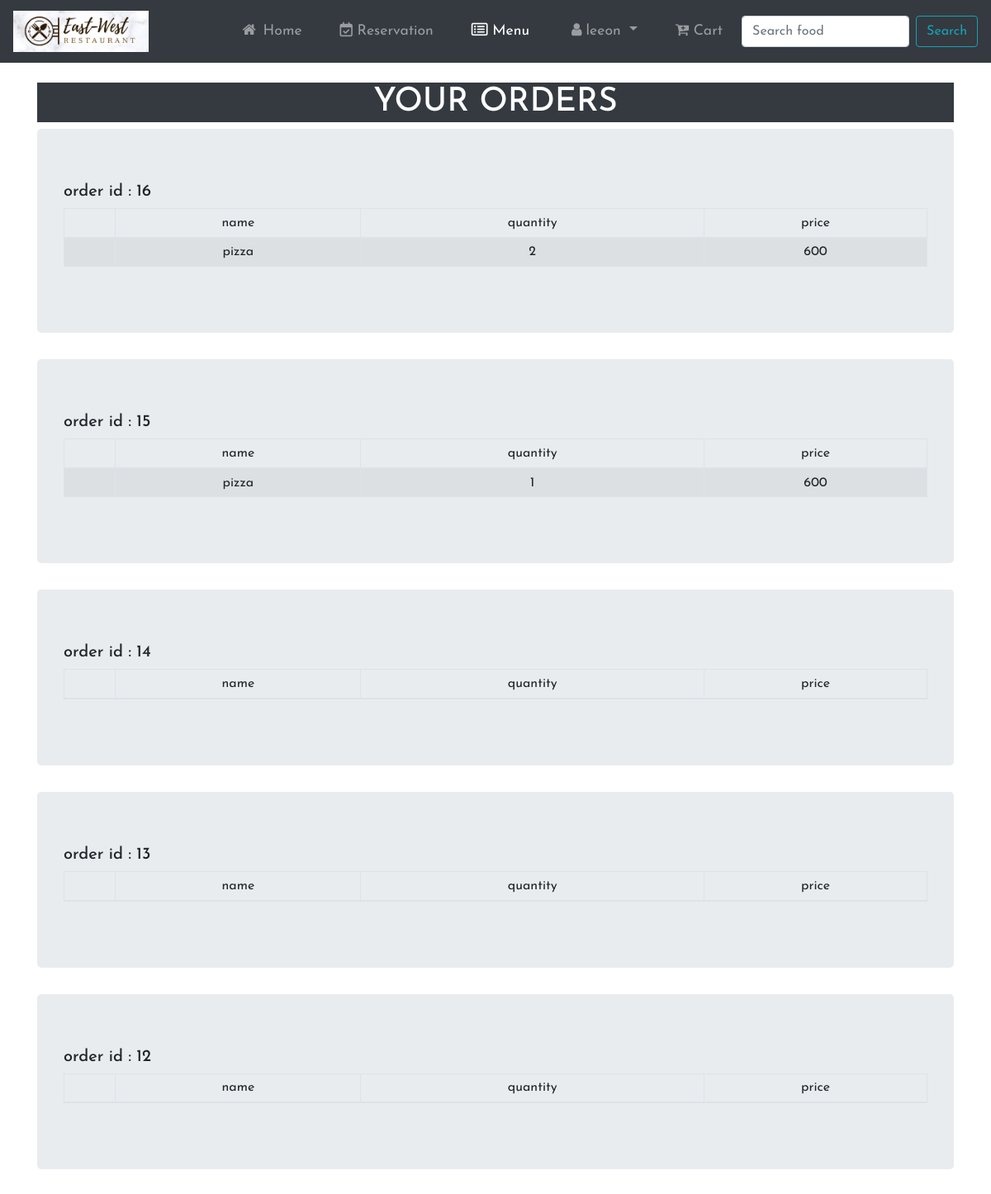
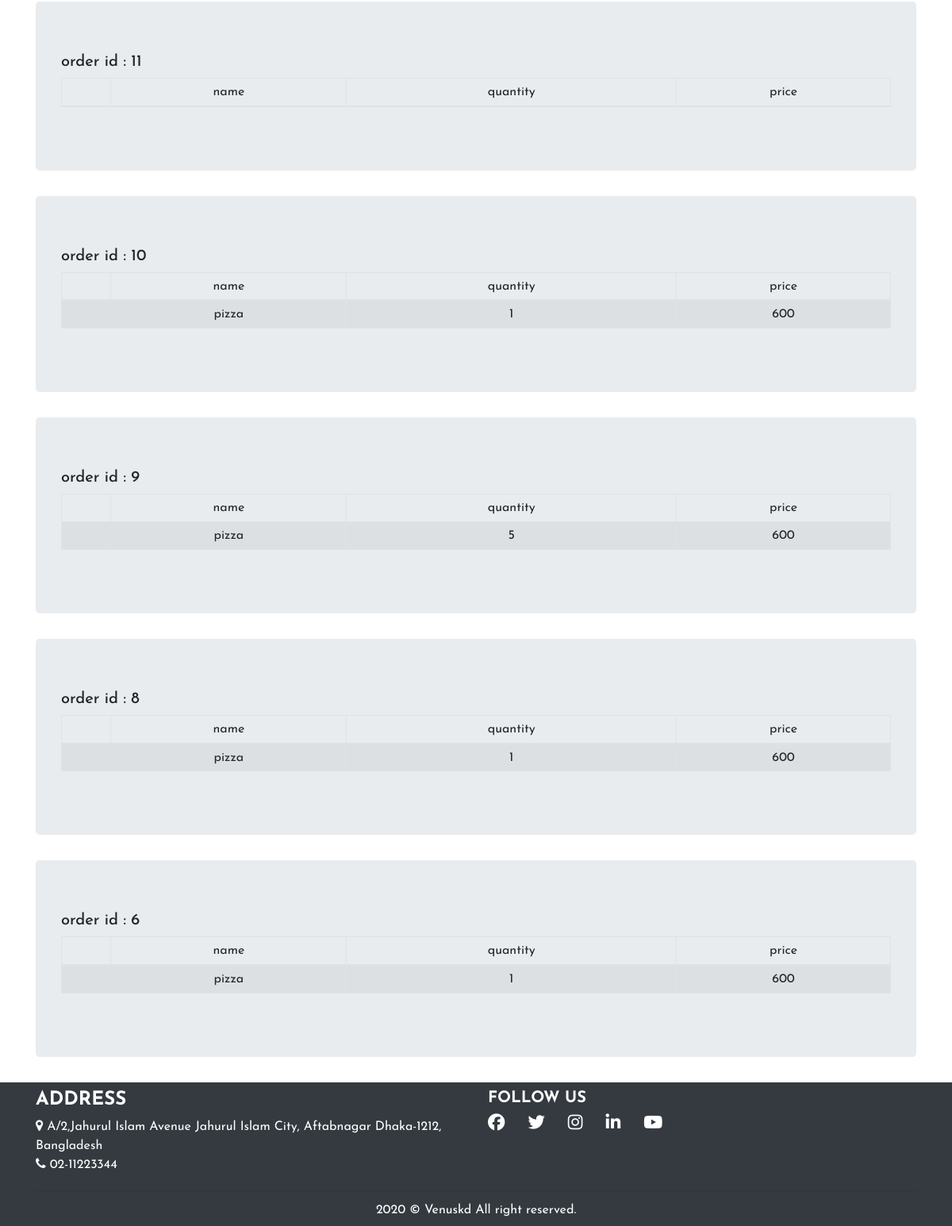
The app's page /orders.php (signed in) with its own data (2 pictures, top to bottom).
### tables this page shows
CREATE TABLE `orderstable` (
  `id` int(11) NOT NULL,
  `total_price` float DEFAULT NULL,
  `u_id` int(11) NOT NULL
);

CREATE TABLE `orderitem` (
  `id` int(11) NOT NULL,
  `food_id` int(11) DEFAULT NULL,
  `price` float DEFAULT NULL,
  `quantity` int(11) NOT NULL,
  `orders_id` int(11) NOT NULL,
  `u_id` int(11) DEFAULT NULL
);

CREATE TABLE `food` (
  `food_id` int(255) NOT NULL,
  `foodname` varchar(255) NOT NULL,
  `foodtype` varchar(255) NOT NULL,
  `description` text NOT NULL,
  `price` int(255) NOT NULL,
  `availability` varchar(255) NOT NULL
);

### orders.php (the view, shortened to what this page needs)
<!DOCTYPE html>
<html lang="en">
	<head>
		<?php include'common/header.php';?>
	</head>
	<body>
		<div>
			<header>
				<nav class="navbar navbar-expand-lg navbar-dark bg-dark">
					<a class="navbar-brand" href="index.php">
						<img class="toplogo" src="img/East-West.png" alt="nav-logo">
					</a>
					<div class="collapse navbar-collapse" id="navbarSupportedContent">
						<ul class="nav navbar-nav ml-auto">
							<li class="nav-item">
								<a class="nav-link" href="index.php"><i class="fa fa-fw fa-home"></i> Home</a>
							</li>
							<li class="nav-item">
								<a class="nav-link" href="reservation.php"><i class="fa fa-calendar-check-o"></i> Reservation</a>
							</li>
							<li class="nav-item active">
								<a class="nav-link" href="menu.php"><i class="fa fa-list-alt"></i> Menu<span class="sr-only">(current)</span></a>
							</li>
							<li class="nav-item dropdown">
								<a class="nav-link dropdown-toggle" href="#" id="navbarDropdown" role="button" data-toggle="dropdown" aria-haspopup="true" aria-expanded="false"><i class="fa fa-fw fa-user"></i><?php echo $_SESSION['username'];?> </a>
							</li>
							<li class="nav-item">
								<a class="nav-link" href="./cartDispaly.php" ><i class="fa fa-cart-plus"></i> <spam id="cart">Cart</spam></a>
							</li>
						</ul>
						<form class="form-inline my-2 my-lg-0">
							<input class="form-control mr-sm-2" type="search" placeholder="Search food" aria-label="Search">
							<button class="btn btn-outline-info my-2 my-sm-0" type="submit"><span class="colorchange">Search</span></button>
						</form>
					</div>
				</nav>
			</header>
		</div>
			<br>
			<div class="container">
				<h1 class="text-white bg-dark text-uppercase text-center">your orders</h1>
                        <?php
                        function fetch_data($sql) {
                            $result = $GLOBALS['con']->query($sql);
                            if ($result->num_rows > 0) {
                                $data = mysqli_fetch_all($result,MYSQLI_ASSOC);
                                return $data;
                            }else{
                              return  array( );
                            }
                          }
                        $sql ="SELECT * FROM `orderstable` WHERE u_id='".$_SESSION['customer_id']."' ORDER BY id DESC";
                        $data=fetch_data($sql);
                        for ($i=0; $i < count($data); $i++) {
                        ?>
                        <div class="containser">
                            <div class ='jumbotron'>
                            <h5>order id : <?=$data[$i]['id']?></h5>
                                <table class="table table-bordered table-striped text-center table-hover table-sm">
                                <thead>
                                <th>
                                <td>name</td>
                                <td>quantity</td>
                                <td>price</td>
                                </th>
                                </thead>
                                    <tbody>
                                    <?php
                                    $sql="SELECT * FROM `orderitem` WHERE orders_id='".$data[$i]['id']."' ";
                                    $orders_items=fetch_data($sql);
                                    for ($j=0; $j < count($orders_items); $j++) {
                                        $sql="SELECT foodname FROM `food` WHERE food_id=".$orders_items[$j]['food_id'];
                                        $food_name=fetch_data($sql)[0]['foodname'];
                                    ?>
                                        <tr>
                                            <td></td>
                                            <td><?=$food_name;?></td>
                                            <td><?=$orders_items[$j]['quantity'];?></td>
                                            <td><?=$orders_items[$j]['price'];?></td>
                                        </tr>
                                    <?php } ?>
                                    </tbody>
                                </table>
                            </div>
                        </div>
                        <?php }?>
			</div>
		<?php include'common/footer.php'; ?>
	</body>
</html>

### common/header.php (shortened to what this page needs)
<!DOCTYPE html>
<html>
	<body>
		<link rel="stylesheet" type="text/css" href="css/style.css">
		<link rel="stylesheet" href="https://maxcdn.bootstrapcdn.com/bootstrap/4.4.1/css/bootstrap.min.css">
		<link rel="stylesheet" href="https://cdnjs.cloudflare.com/ajax/libs/font-awesome/4.7.0/css/font-awesome.min.css">
	</body>
</html>

### common/footer.php (shortened to what this page needs)
<!DOCTYPE html>
<html>
	<body>
		<section>
			<footer class="page-footer font-small pt-2 bg-dark text-white">
				<div class="container text-center text-md-left">
					<div class="row">
						<div class="col-md-6 mt-md-0 mt-3">
							<h4 class="text-uppercase font-weight-bold">Address</h4>
							<p><i class="fa fa-map-marker" aria-hidden="true"></i>
								A/2,Jahurul Islam Avenue
								Jahurul Islam City, Aftabnagar
								Dhaka-1212, Bangladesh
								<br>
								<i class="fa fa-phone" aria-hidden="true"></i> 02-11223344
							</p>
						</div>
						<div class="col-md-6 mb-md-0 mb-3">
							<h5 class="text-uppercase font-weight-bold">Follow Us</h5>
							<ul class="list-unstyled list-inline text-md-left">
								<li class="list-inline-item">
									<a class="fb-ic mr-3" role="button"><i class="fab fa-lg fa-facebook-f"></i></a>
								</li>
								<li class="list-inline-item">
									<a class="tw-ic mr-3" role="button"><i class="fab fa-lg fa-twitter"></i></a>
								</li>
								<li class="list-inline-item">
									<a class="ins-ic mr-3" role="button"><i class="fab fa-lg fa-instagram"></i></a>
								</li>
								<li class="list-inline-item">
									<a class="li-ic mr-3" role="button"><i class="fab fa-lg fa-linkedin-in"></i></a>
								</li>
								<li class="list-inline-item">
									<a class="yt-ic mr-3" role="button"><i class="fab fa-lg fa-youtube"></i></a>
								</li>
							</ul>
						</div>
					</div>
					<hr class="my-1">
					<div class="footer-copyright text-center py-2 bg-dark"><span class="colorchange">2020 © Venuskd All right reserved.</span></div>
				</div>
			</footer>
		</section>
	</body>
</html>

### css/style.css (style rules this page uses)
.toplogo { height: 50px; width:auto; }
* { margin: 0px; padding: 0px; box-sizing:border-box; font-family: Optima, sans-serif; font-family: 'Josefin Sans', sans-serif; }
.navbar-nav > li { padding-left:15px; padding-right:15px; }
.nav a { font-size: 1.1em !important; }
.colorchange { animation: colorchange .8s infinite; }

### records on screen
orderstable: id "16"
orderitem: food.foodname "pizza", quantity "2", price "600"
orderstable: id "15"
orderitem: food.foodname "pizza", quantity "1", price "600"
orderstable: id "14"
orderstable: id "13"
orderstable: id "12"
orderstable: id "11"
orderstable: id "10"
orderitem: food.foodname "pizza", quantity "1", price "600"
orderstable: id "9"
orderitem: food.foodname "pizza", quantity "5", price "600"
orderstable: id "8"
orderitem: food.foodname "pizza", quantity "1", price "600"
orderstable: id "6"
orderitem: food.foodname "pizza", quantity "1", price "600"

### other values on screen
$_SESSION['username'] "leeon"
